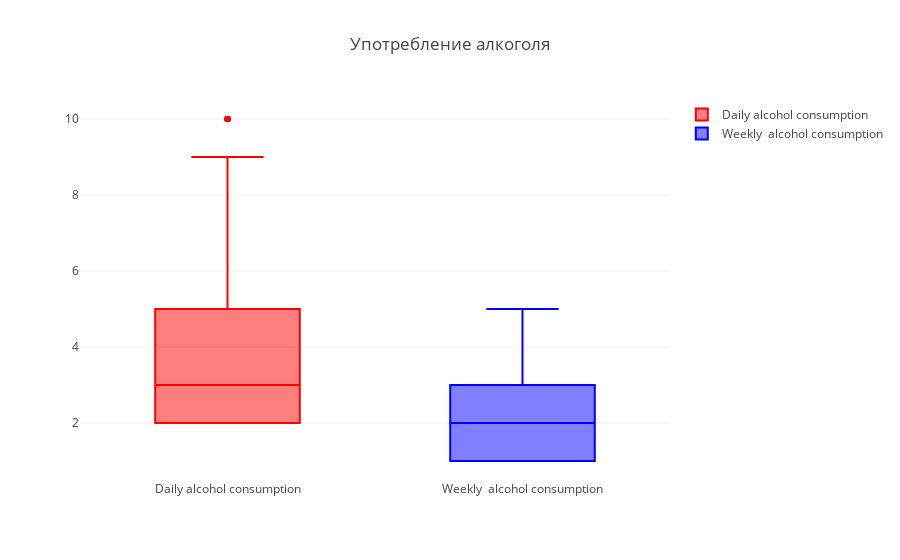

Write notebook code for a chart like this one.
### Markdown cell above
В датасете две переменных, которые отображают употребление алкоголя, это ежедневное и еженедельное употребление. Посмотрим более внимательно на эти признаки:

### Code cell
import plotly.plotly as py
from plotly.offline import init_notebook_mode,iplot
init_notebook_mode(connected=True)
import plotly.graph_objs as go

daily = go.Box(
    y = df.Dalc,
    name = "Daily alcohol consumption",
    marker = dict(color = "red")
)
weekly = go.Box(
    y = df.Walc,
    name = "Weekly  alcohol consumption",
    marker = dict(color = "blue")
)
 

data = [daily,weekly]
layout = {'title': 'Употребление алкоголя'}

fig = go.Figure(data=data, layout=layout)

iplot(fig)

### Figure 1 — Plotly figure (JSON) as saved in the notebook; plotly's stock layout.template omitted (floating-point values rounded to 4 significant figures; data arrays with more than 128 entries replaced by an {"elided": "..."} marker saying what was removed)
{"data": [{"marker": {"color": "red"}, "name": "Daily alcohol consumption", "type": "box", "uid": "61bc5dae-2aeb-43f6-b130-ca3d087932e0", "y": {"elided": "395 int values"}}, {"marker": {"color": "blue"}, "name": "Weekly  alcohol consumption", "type": "box", "uid": "8af72d7d-3ed3-4747-a366-60b01c17d8c3", "y": {"elided": "395 int values"}}], "layout": {"title": {"text": "Употребление алкоголя"}}}
